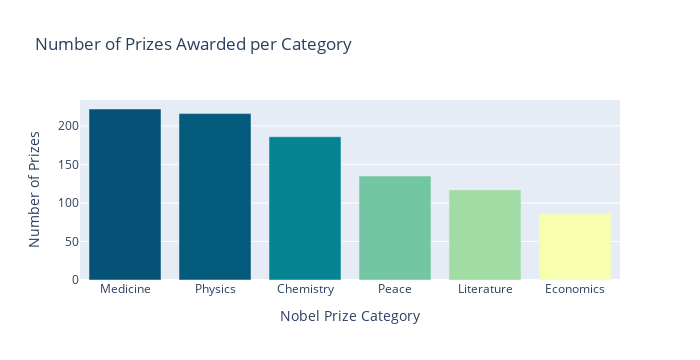

The code cell stored with this chart in its notebook:
### Code cell
v_bar = px.bar(
        x = prizes_per_category.index,
        y = prizes_per_category.values,
        color = prizes_per_category.values,
        color_continuous_scale='bluyl',
        title='Number of Prizes Awarded per Category',
        width = 700
)

v_bar.update_layout(xaxis_title='Nobel Prize Category', 
                    coloraxis_showscale=False,
                    yaxis_title='Number of Prizes')
v_bar.show()

### Figure 1 — Plotly figure (JSON) as saved in the notebook; plotly's stock layout.template omitted (floating-point values rounded to 4 significant figures)
{"data": [{"alignmentgroup": "True", "hovertemplate": "x=%{x}<br>y=%{y}<br>color=%{marker.color}<extra></extra>", "legendgroup": "", "marker": {"color": [222, 216, 186, 135, 117, 86], "coloraxis": "coloraxis", "pattern": {"shape": ""}}, "name": "", "offsetgroup": "", "orientation": "v", "showlegend": false, "textposition": "auto", "type": "bar", "x": ["Medicine", "Physics", "Chemistry", "Peace", "Literature", "Economics"], "xaxis": "x", "y": [222, 216, 186, 135, 117, 86], "yaxis": "y"}], "layout": {"barmode": "relative", "coloraxis": {"colorbar": {"title": {"text": "color"}}, "colorscale": [[0, "rgb(247, 254, 174)"], [0.1667, "rgb(183, 230, 165)"], [0.3333, "rgb(124, 203, 162)"], [0.5, "rgb(70, 174, 160)"], [0.6667, "rgb(8, 144, 153)"], [0.8333, "rgb(0, 113, 139)"], [1, "rgb(4, 82, 117)"]], "showscale": false}, "height": 360, "legend": {"tracegroupgap": 0}, "title": {"text": "Number of Prizes Awarded per Category"}, "width": 700, "xaxis": {"anchor": "y", "autorange": true, "domain": [0, 1], "range": [-0.5, 5.5], "title": {"text": "Nobel Prize Category"}, "type": "category"}, "yaxis": {"anchor": "x", "autorange": true, "domain": [0, 1], "range": [0, 233.7], "title": {"text": "Number of Prizes"}, "type": "linear"}}}
